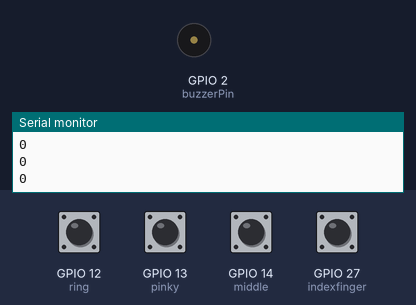
A sketch run on a simulated ESP32. Shown: buzzer (waves = sounding), the last lines printed to the serial monitor. Inputs (shaded band) come from the test bench; at power-on: GPIO 12 (ring), GPIO 13 (pinky), GPIO 14 (middle), GPIO 27 (indexfinger) HIGH.

Above: at 1.8 s.
1.9 s: GPIO 12 (ring) pulled LOW for 1 s
At 2.9 s:
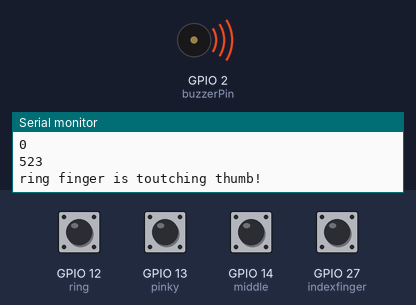
4.5 s: GPIO 13 (pinky) pulled LOW for 0.6 s
At 6.7 s:
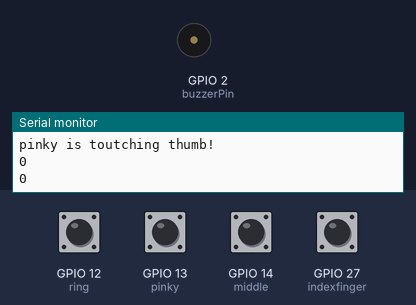
7.0 s: GPIO 14 (middle) pulled LOW for 0.6 s
At 7.9 s:
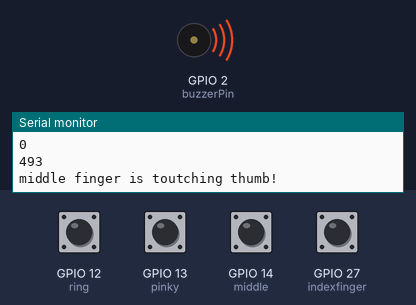
9.5 s: GPIO 27 (indexfinger) pulled LOW for 0.6 s
At 11.7 s:
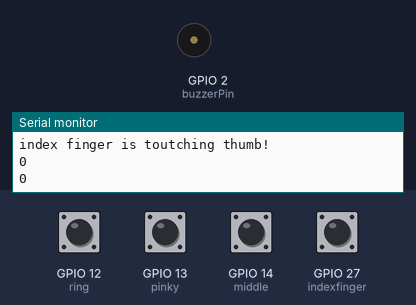
12.0 s: GPIO 12 (ring) driven LOW and GPIO 27 (indexfinger) driven LOW
At 12.9 s:
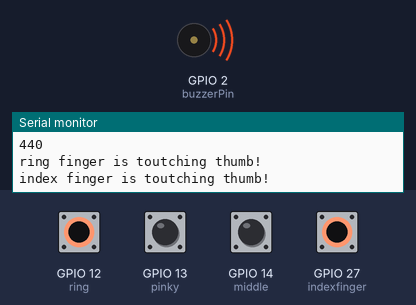
15.0 s: GPIO 13 (pinky) driven LOW and GPIO 14 (middle) driven LOW
At 15.8 s:
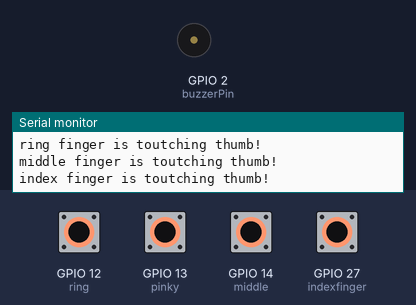
Timing chart, 0 to 18.0 s (numbered marks = the images above; inputs shaded):
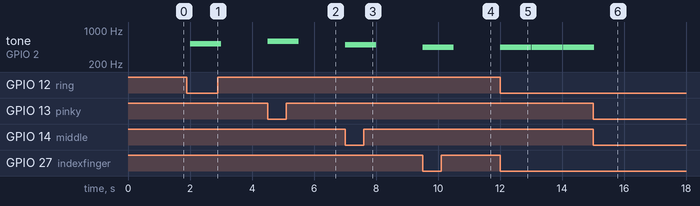

The sketch:

musical_glove.ino
```cpp
const int pinky = 13;  // Assuming you have connected the button to GPIO pin 2
const int ring= 12;
const int middle = 14;
const int indexfinger = 27;

const int buzzerPin=2;

const double do_=220.00 *2;
const double re_=246.94 *2;
const double me_=261.63 *2;
const double fa_=293.66 *2;
const double sol_=329.63 *2;
const double la_=349.23 *2;
const double si_=392.00 *2;


void setup() {
  Serial.begin(9600);
  pinMode(buzzerPin, OUTPUT);
  pinMode(pinky, INPUT_PULLUP);   // Enable internal pull-up resistor for pinky button
  pinMode(ring, INPUT_PULLUP);    // Enable internal pull-up resistor for ring button
  pinMode(middle, INPUT_PULLUP);  // Enable internal pull-up resistor for middle button
  pinMode(indexfinger, INPUT_PULLUP);   // Enable internal pull-up resistor
}

void loop() {
  int pinkeystate = digitalRead(pinky);
  int ringstate = digitalRead(ring);
  int middlestate = digitalRead(middle);
  int indexstate = digitalRead(indexfinger);

  int freq=frequency(indexstate,middlestate,ringstate,pinkeystate);

  playTone(freq,500);
  Serial.println(freq);


  if (pinkeystate == LOW) {
    Serial.println("pinky is toutching thumb!");
    // Your code to handle button press goes here
      // Optional: debounce delay
  }

  if (ringstate == LOW) {
    Serial.println("ring finger is toutching thumb!");
    // Your code to handle button press goes here
   // Optional: debounce delay
  }


  if (middlestate == LOW) {
    Serial.println("middle finger is toutching thumb!");
    // Your code to handle button press goes here
      // Optional: debounce delay
  }

  if (indexstate == LOW) {

    Serial.println("index finger is toutching thumb!");
    // Your code to handle button press goes here
     // Optional: debounce delay
  }
}

void playTone(int frequency, int duration) {
  tone(buzzerPin, frequency, duration);
  delay(duration);
}


int frequency(int indexState, int middleState,int ringState,int pinkyState){
  if (indexState==LOW && middleState==LOW &&ringState==LOW && pinkyState==LOW) {return 0;}
  if (indexState==LOW && middleState==LOW &&ringState==LOW ) {return 0;}
  if (indexState==LOW && middleState==LOW  && pinkyState==LOW) {return 0;}
  if (indexState==LOW &&ringState==LOW && pinkyState==LOW) {return 0;}
  if ( middleState==LOW &&ringState==LOW && pinkyState==LOW) {return 0;}
  if (indexState==LOW && middleState==LOW ) {return sol_;}
  if (ringState==LOW && middleState==LOW ) {return la_;}
  if (ringState==LOW && pinkyState==LOW ) {return si_;}
  if (indexState==LOW  ) {return do_;}
  if (middleState==LOW  ) {return re_;}
  if (ringState==LOW){return me_;}
  if (pinkyState==LOW) {return fa_;}
  return 0;

}
```

Measured:
- after the input at 1.9 s, tone on GPIO 2 (buzzerPin): silent → 523 Hz after 0.10 s, → silent 1.0 s later
- after the input at 4.5 s, tone on GPIO 2 (buzzerPin): silent → 587 Hz at once, → silent 1.0 s later
- after the input at 7.0 s, tone on GPIO 2 (buzzerPin): silent → 493 Hz at once, → silent 1.0 s later
- after the input at 9.5 s, tone on GPIO 2 (buzzerPin): silent → 440 Hz at once, → silent 1.0 s later
- after the input at 12.0 s, tone on GPIO 2 (buzzerPin): alternates 440 Hz for 0.50 s and silent for 0.01 s, starting at once
- after the input at 15.0 s, tone on GPIO 2 (buzzerPin): goes on until 15.0 s, then stays silent
